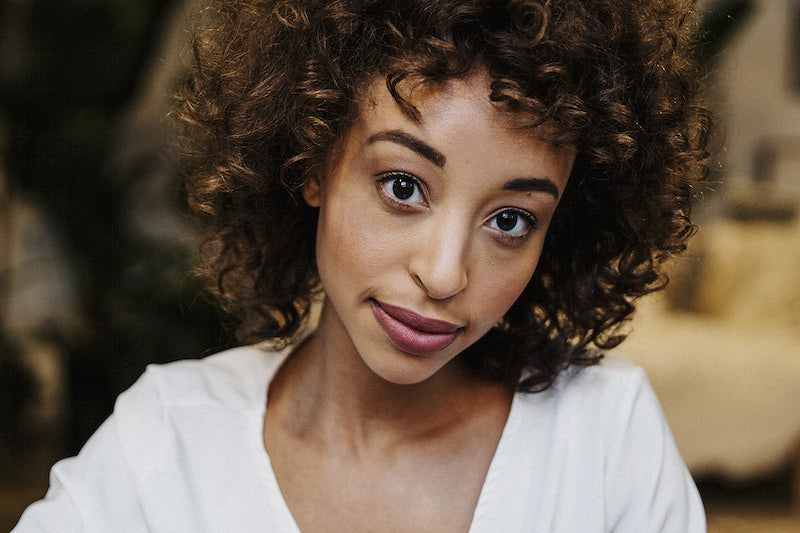
#> input picture cv1/photos/face1.jpg, 800 x 533 px, found by its file name
$ python face_detection.py
#> lines starting #> are read from the running program, lines starting #| are printed output that depends on the picture; after the words box and inside, x2 and y2 are one past the last pixel; in counts of white or black regions, pixels touching at a corner belong together
import cv2 as cv

img = cv.imread(r'cv1/photos/face1.jpg')
#> img is the input picture: shape (533, 800, 3); mean B, G, R 74.4, 88.5, 103.2
# cv.imshow('Person', img)

gray = cv.cvtColor(img, cv.COLOR_BGR2GRAY)
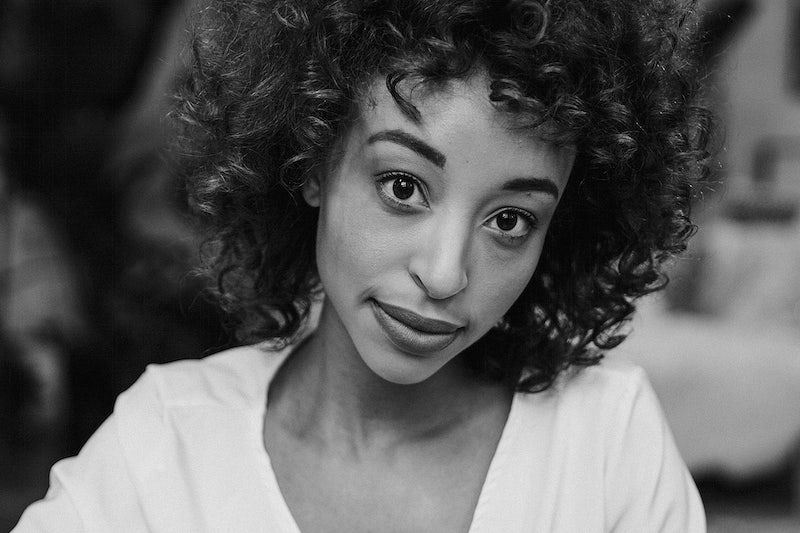
#> gray: shape (533, 800); min 0, max 234, mean 91.3
# cv.imshow('Gray', gray)

# print(gray.shape)
# print(cv.samples.findFile(r"haarcascade_frontalface_default.xml"))
haar_cascade = cv.CascadeClassifier(cv.samples.findFile(r"cv1\haar_cascade\haarcascade_frontalface_default.xml"))

# print(haar_cascade.empty())
# faces_rect = haar_cascade.detectMultiScale(gray, scaleFactor=5)

faces_rect = haar_cascade.detectMultiScale(gray, scaleFactor=1.1, minNeighbors=1)
#> faces_rect = [[628, 238, 52, 52], [590, 32, 142, 142], [297, 87, 302, 302]]

# Printing the value of faces_rect causes the window to lag :: avoid uncommenting this line
# print(faces_rect)

print(f'Number of faces found = {len(faces_rect)}')
#| Number of faces found = 3
# cv.imshow('Face Detection', faces_rect)

for (x,y,w,h) in faces_rect:
    cv.rectangle(
        img,
        (x, y),
        (x+w, y+h),
        (0,255,0),
        2
        )
#> this loop made 3 passes
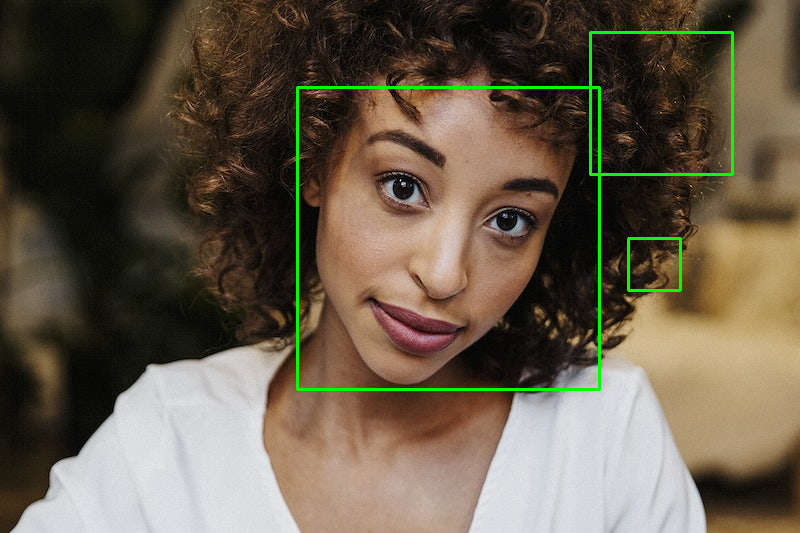
#> img: shape (533, 800, 3); 1.39% of pixels changed, all inside (x1, y1, x2, y2) = (296, 31, 734, 391)

cv.imshow('Detected Faces', img)
cv.imwrite('cv1/photos/detectedFaces3.jpg', img)

cv.waitKey(0)
cv.destroyAllWindows()

$ run again, with cv1/photos/face2.jpg copied over cv1/photos/face1.jpg
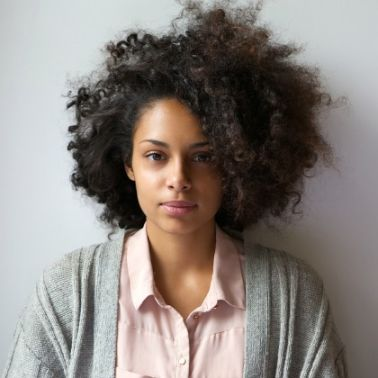
#> input picture cv1/photos/face2.jpg, 378 x 378 px, found by its file name
#> img is the input picture: shape (378, 378, 3); mean B, G, R 126.8, 131.4, 138.6
#> `gray = cv.cvtColor(img, cv.COLOR_BGR2GRAY)`:
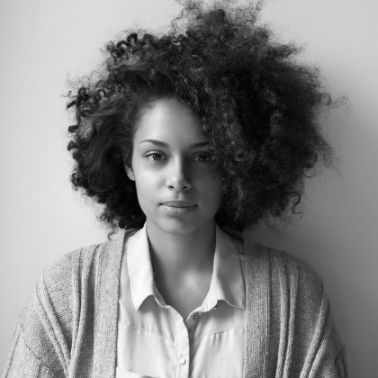
#> gray: shape (378, 378); min 0, max 254, mean 133
#> faces_rect = [[118, 110, 121, 121], [61, 101, 147, 147]]
#| Number of faces found = 2
#> the loop `for (x,y,w,h) in faces_rect:` made 2 passes
#> after the loop `for (x,y,w,h) in faces_rect:`:
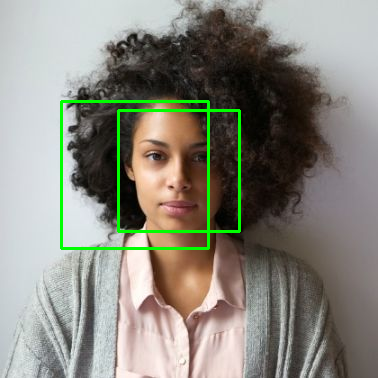
#> img: shape (378, 378, 3); 2.23% of pixels changed, all inside (x1, y1, x2, y2) = (60, 100, 241, 250)

$ run again, with cv1/photos/groupA.jpg copied over cv1/photos/face1.jpg
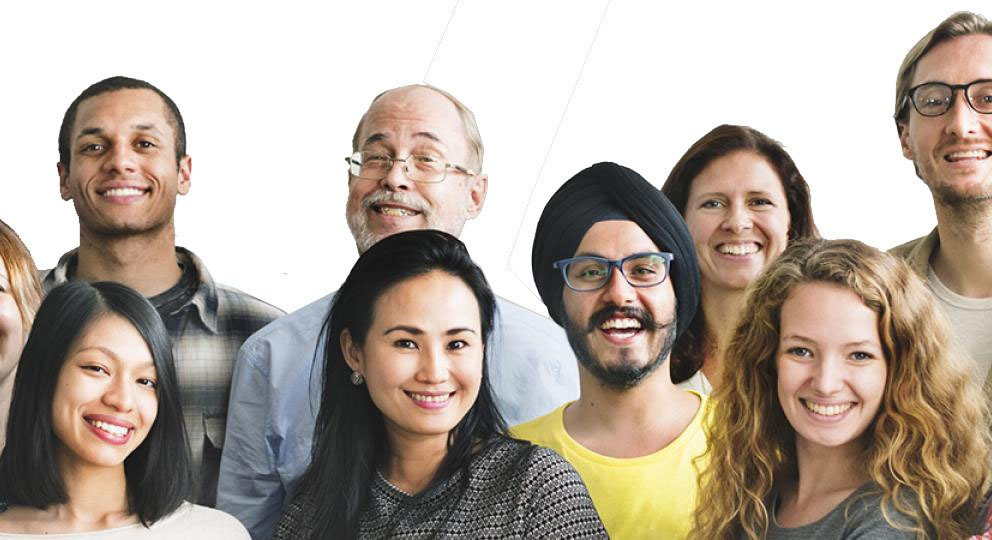
#> input picture cv1/photos/groupA.jpg, 992 x 540 px, found by its file name
#> img is the input picture: shape (540, 992, 3); mean B, G, R 155.3, 166.1, 177.8
#> `gray = cv.cvtColor(img, cv.COLOR_BGR2GRAY)`:
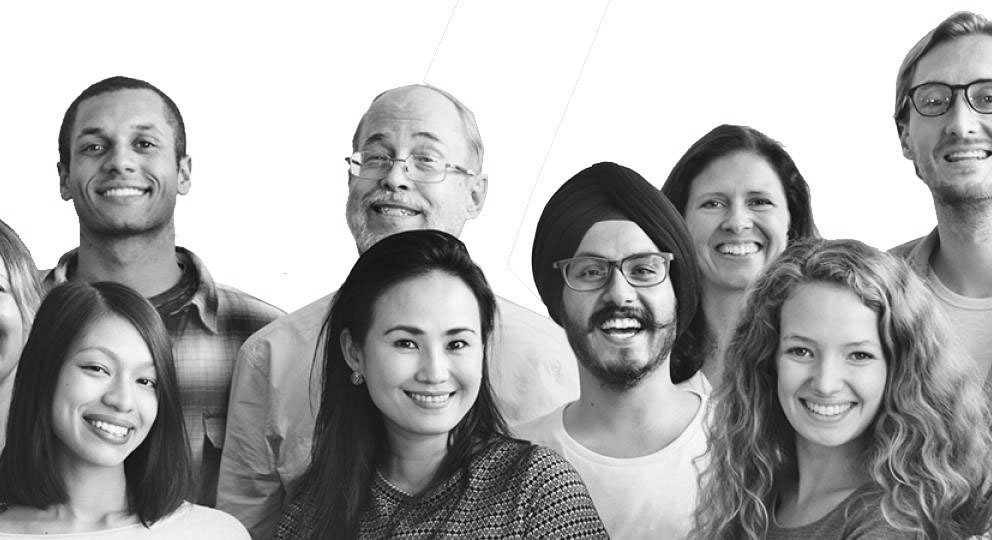
#> gray: shape (540, 992); min 0, max 255, mean 168.4
#> faces_rect = [[400, 119, 48, 48], [679, 376, 53, 53], [788, 422, 85, 85], [56, 95, 126, 126], [678, 158, 116, 116], [50, 324, 130, 130], [545, 215, 143, 143], [356, 284, 145, 145], [759, 299, 141, 141], [332, 106, 130, 130], [770, 187, 215, 215]]
#| Number of faces found = 11
#> the loop `for (x,y,w,h) in faces_rect:` made 11 passes
#> after the loop `for (x,y,w,h) in faces_rect:`:
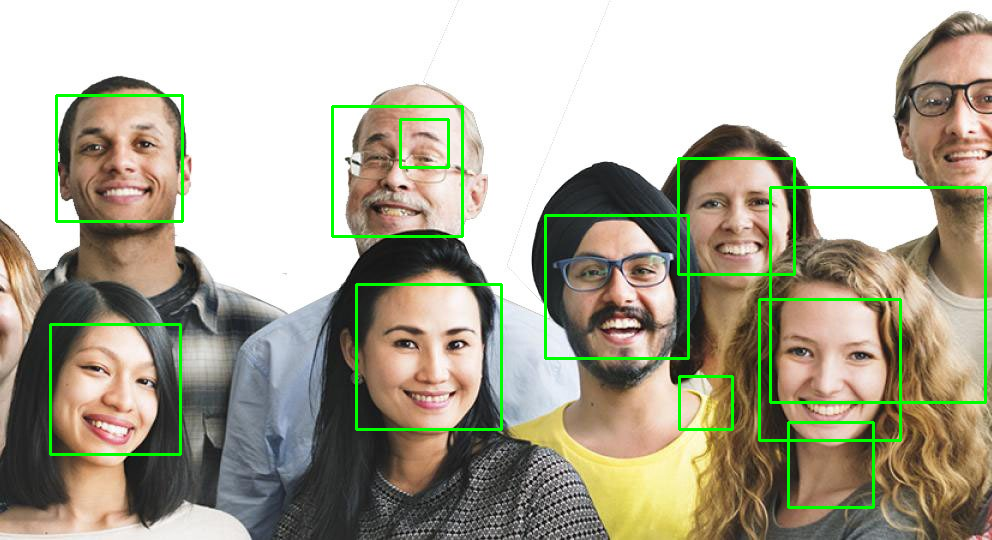
#> img: shape (540, 992, 3); 2.96% of pixels changed, all inside (x1, y1, x2, y2) = (49, 94, 987, 509)

$ run again, with cv1/photos/groupB.jpg copied over cv1/photos/face1.jpg
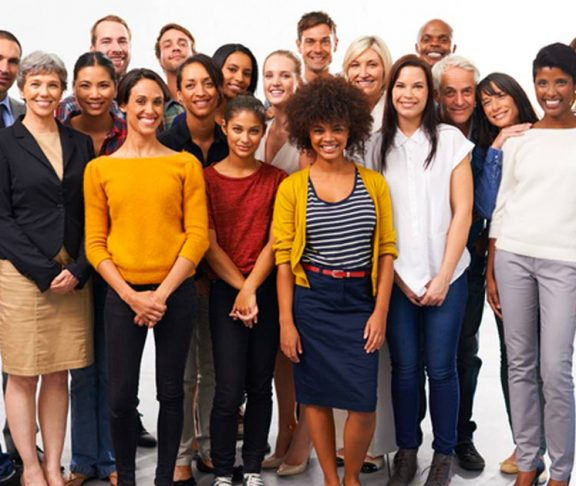
#> input picture cv1/photos/groupB.jpg, 576 x 486 px, found by its file name
#> img is the input picture: shape (486, 576, 3); mean B, G, R 98.1, 112.1, 138.5
#> `gray = cv.cvtColor(img, cv.COLOR_BGR2GRAY)`:
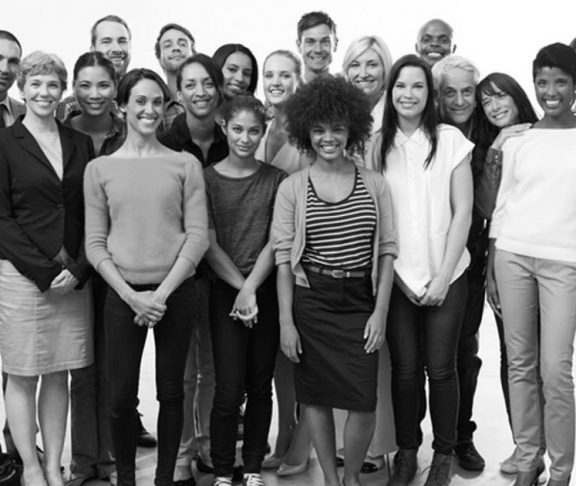
#> gray: shape (486, 576); min 0, max 255, mean 118.4
#> faces_rect = 18 rows, first 6: [295, 24, 45, 45], [386, 68, 47, 47], [417, 24, 39, 39], [94, 24, 44, 44], [157, 28, 37, 37], [220, 55, 40, 40]
#| Number of faces found = 18
#> the loop `for (x,y,w,h) in faces_rect:` made 18 passes
#> after the loop `for (x,y,w,h) in faces_rect:`:
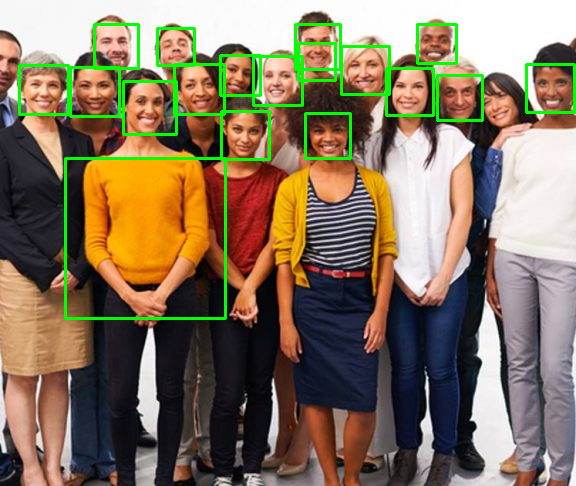
#> img: shape (486, 576, 3); 3.82% of pixels changed, all inside (x1, y1, x2, y2) = (18, 23, 576, 320)
